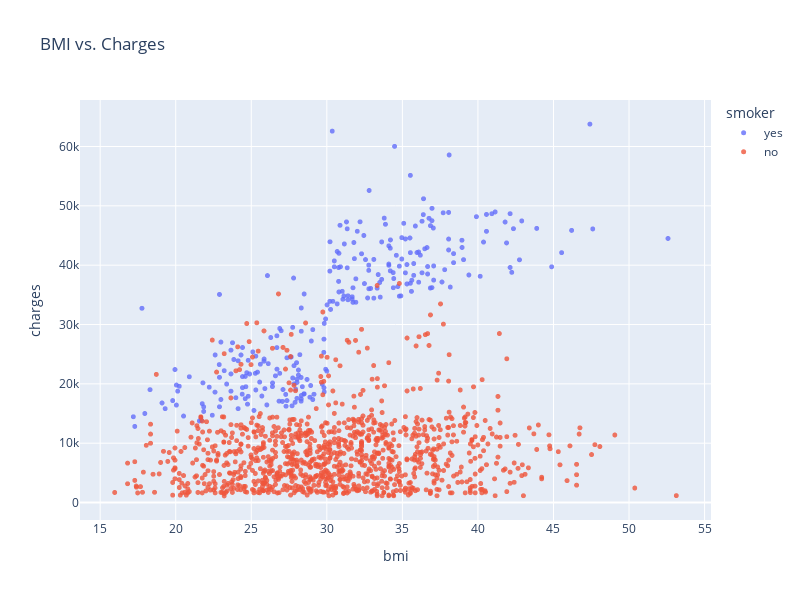

The cell this chart's notebook holds for it:
### Markdown cell above
## BMI and Charges

Let's visualize the relationship between BMI (body mass index) and charges using another scatter plot. Once again, we'll use the values from the "smoker" column to color the points.

### Code cell
fig = px.scatter(medical_df,
                 x='bmi',
                 y='charges',
                 color='smoker',
                 opacity=0.8,
                 hover_data=['sex'],
                 title='BMI vs. Charges',
                 height=600,
                 width=800
                )
fig.update_traces(marker_size=5)
fig.show()

### Figure 1 — Plotly figure (JSON) as saved in the notebook; plotly's stock layout.template omitted (floating-point values rounded to 4 significant figures; data arrays with more than 128 entries replaced by an {"elided": "..."} marker saying what was removed)
{"data": [{"customdata": {"elided": "274x1 str values"}, "hovertemplate": "smoker=yes<br>bmi=%{x}<br>charges=%{y}<br>sex=%{customdata[0]}<extra></extra>", "legendgroup": "yes", "marker": {"color": "#636efa", "opacity": 0.8, "size": 5, "symbol": "circle"}, "mode": "markers", "name": "yes", "showlegend": true, "type": "scattergl", "visible": true, "x": {"elided": "274 float values"}, "xaxis": "x", "y": {"elided": "274 float values"}, "yaxis": "y"}, {"customdata": {"elided": "1064x1 str values"}, "hovertemplate": "smoker=no<br>bmi=%{x}<br>charges=%{y}<br>sex=%{customdata[0]}<extra></extra>", "legendgroup": "no", "marker": {"color": "#EF553B", "opacity": 0.8, "size": 5, "symbol": "circle"}, "mode": "markers", "name": "no", "showlegend": true, "type": "scattergl", "visible": true, "x": {"elided": "1064 float values"}, "xaxis": "x", "y": {"elided": "1064 float values"}, "yaxis": "y"}], "layout": {"height": 600, "legend": {"title": {"text": "smoker"}, "tracegroupgap": 0}, "title": {"text": "BMI vs. Charges"}, "width": 800, "xaxis": {"anchor": "y", "autorange": true, "domain": [0, 1], "range": [13.66, 55.43], "title": {"text": "bmi"}, "type": "linear"}, "yaxis": {"anchor": "x", "autorange": true, "domain": [0, 1], "range": [-2944.0, 67840.0], "title": {"text": "charges"}, "type": "linear"}}}
